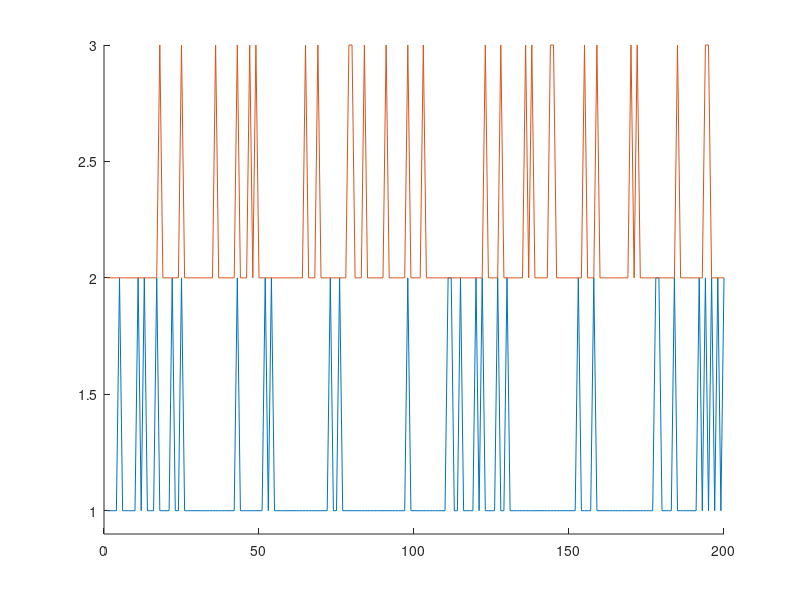
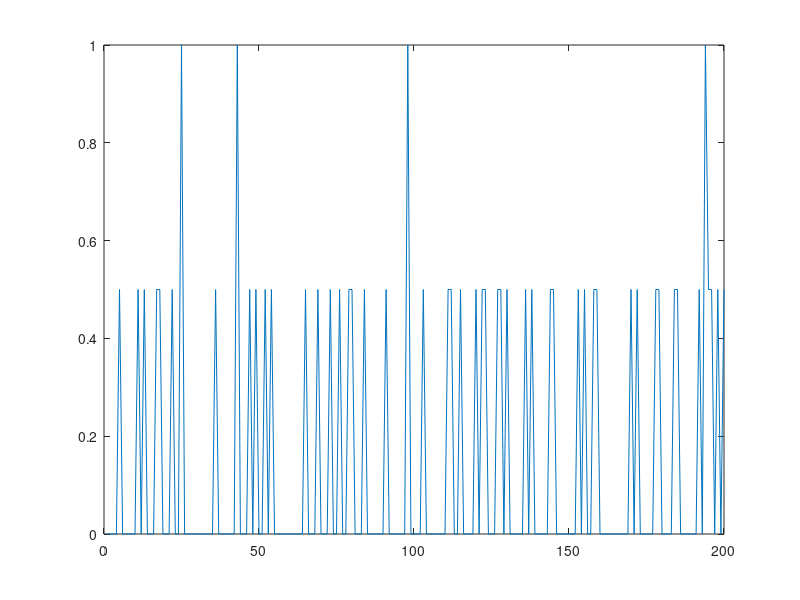
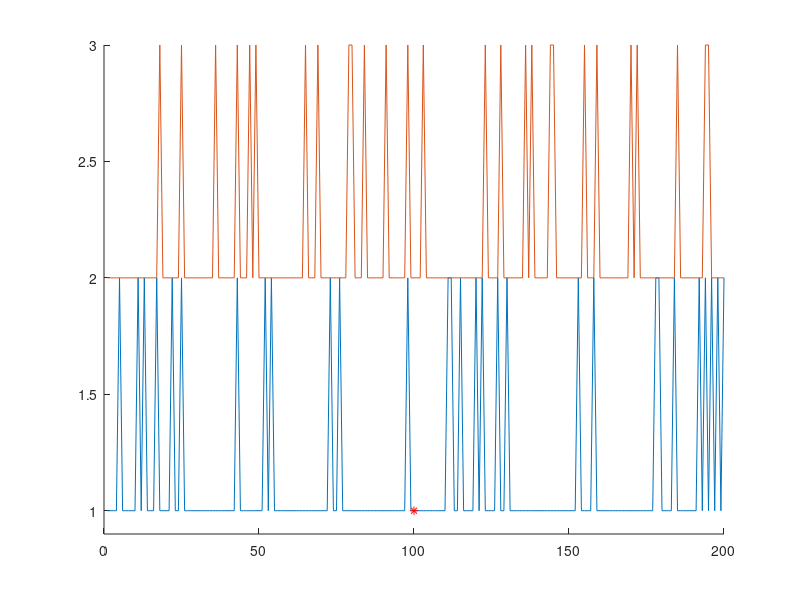
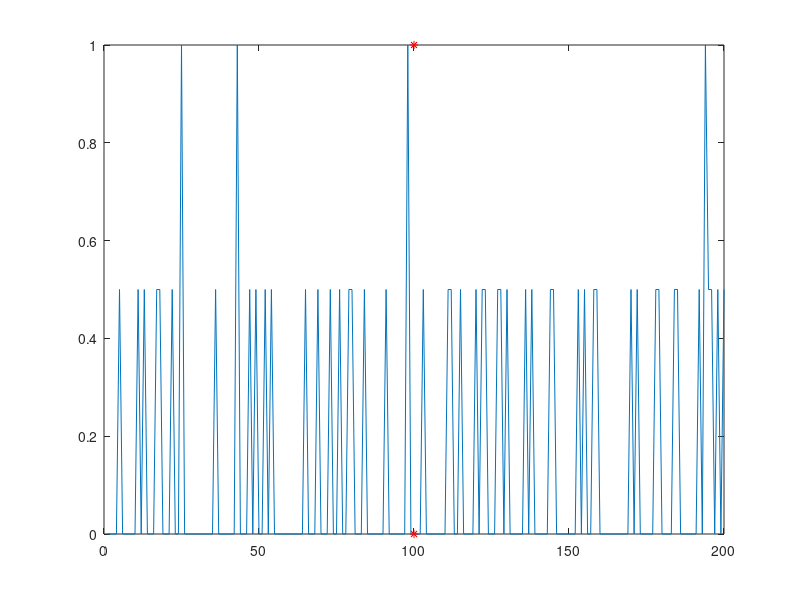

The MATLAB script that drew these images, in order:
clear all

%% Random spikes 

numits = 2; % How many neurons 

len = 200; % Duration of the epoch
numspikes = 30; % Number of spikes per epoch

z = zeros(1,len); % Empty time window, no spikes
t = 1:len; % Time steps

% Make each neuron
for j=numits:-1:1
    neuron(:,j) = z; 
    tt = randi(len,[1,numspikes]); % Random time indexes...
    neuron(tt,j) = 1; % Are set to one, which is the spike
end

% Calculate the downstream response to all neural inputs
    avgDownStream = sum(neuron');
    avgDownStream = avgDownStream / numits;

% Plot all or some of the raw spike trains
maxnumtrainstoshow = 50;
figure(27); clf; hold on;
    for j=1:min([maxnumtrainstoshow, numits])
        plot(t, neuron(:,j)+j);
    end
    ylim([0.9, min([maxnumtrainstoshow+1, numits+1])])

% Plot the downstream neural response
    figure(28); clf; 
        plot(t, avgDownStream); ylim([0 1]);

%% Signal detection with random spikes

detectionChance = 0.20; % Chance that a neuron will detect the event (range 0-1)


neuronDetector = neuron;

detections = find(rand(1,numits) <= detectionChance);
neuronDetector(round(len/2),detections) = 1;

% Calculate the downstream response to all neural inputs
    avgDownStreamDetector = sum(neuronDetector');
    avgDownStreamDetector = avgDownStreamDetector / numits;


figure(29); clf; hold on;
    for j=1:min([maxnumtrainstoshow, numits])
        plot(t, neuronDetector(:,j)+j);
    end
    ylim([0.9, min([maxnumtrainstoshow+1, numits+1])])
    plot(round(len/2), 1, 'r*'); plot(round(len/2), 0, 'r*')

% Plot the downstream neural response
    figure(30); clf; 
        plot(t, avgDownStreamDetector); 
        hold on;
        plot(round(len/2), 1, 'r*'); plot(round(len/2), 0, 'r*')
        ylim([0 1]);
